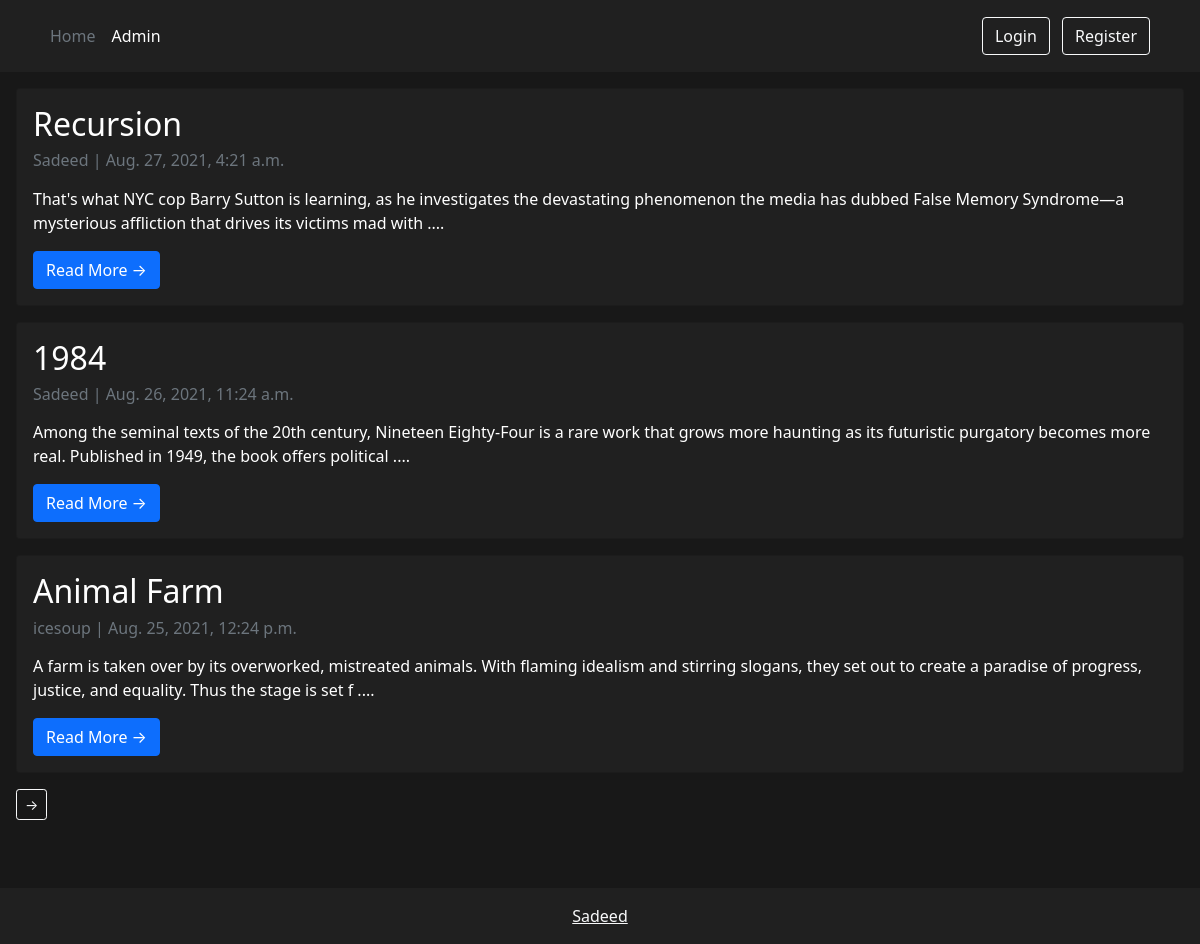
The app's page /, older data.
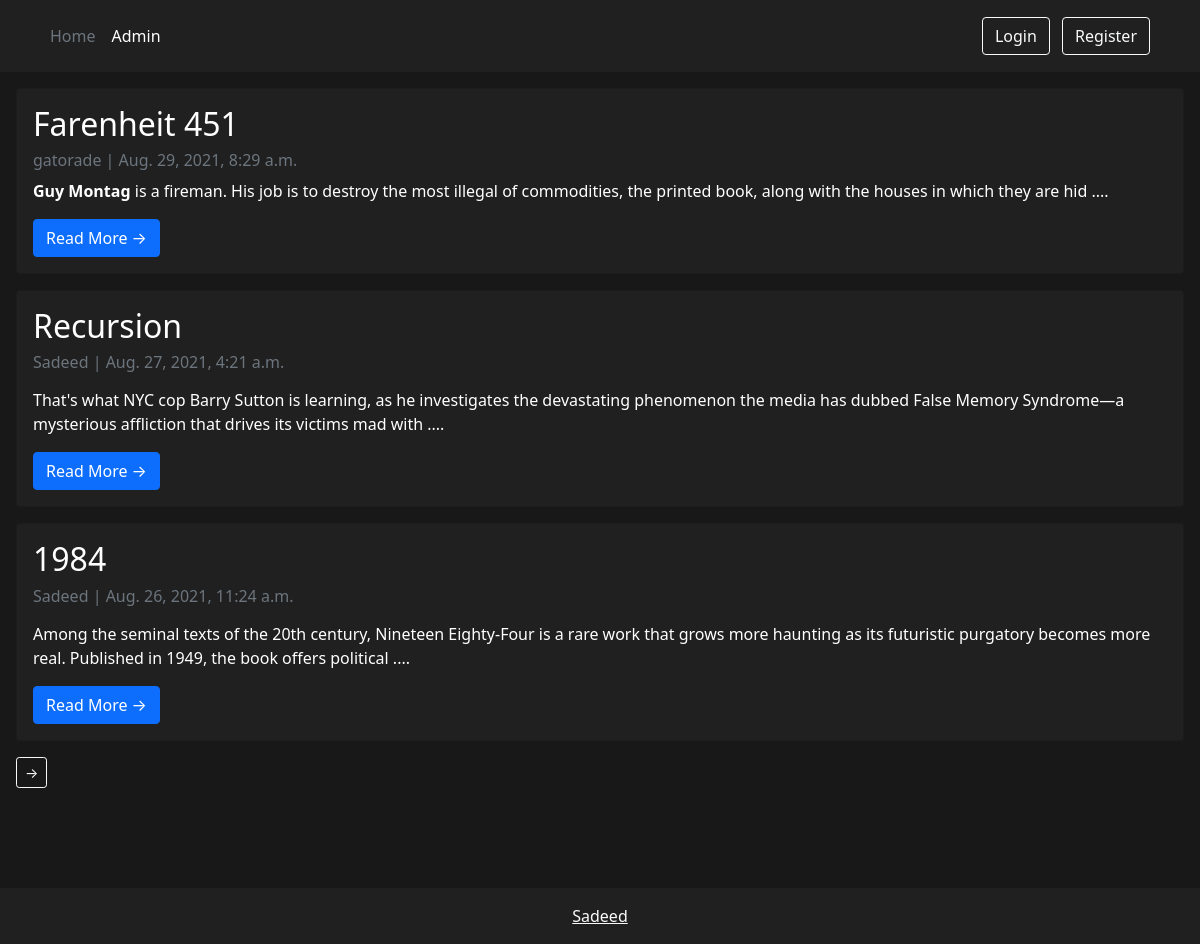
The same page, newer data.
### blog/models.py (models this page shows, shortened)
class Post(models.Model):
    title = models.CharField(max_length=200, unique=True)
    slug = models.SlugField(max_length=200, unique=True)
    author = models.ForeignKey(
        User, on_delete=models.CASCADE, related_name='blog_posts')
    updatedOn = models.DateTimeField(auto_now=True)
    content = models.TextField()
    createdOn = models.DateTimeField(auto_now_add=True)
    status = models.BooleanField(choices=STATUS, default=True)
    class Meta:
        ordering = ['-createdOn']

### blog/views.py (the view)
# urls.py: path('', views.PostList.as_view(), name='home'),
class PostList(generic.ListView):
    queryset = Post.objects.filter(status=1).order_by('-createdOn')
    template_name = 'blog/index.html'
    paginate_by = 3

### blog/templates/blog/index.html (shortened to what this page needs)
{% extends 'base.html' %}
{% block content %}
    {% for post in post_list %}
        <div class="card m-3" style="background-color: #202020; color: #FFFFFF;">
            <div class="card-body">
                <h2 class="card-title">{{ post.title }}</h2>
                <p class="card-text text-muted h6">{{ post.author }} | {{ post.createdOn}} </p>
                <p class="card-text">{{post.content| slice:":200" | safe }} .... </p>
                <a href="{% url 'post_detail' post.slug  %}" class="btn btn-primary">Read More &rarr;</a>
            </div>
        </div>
    {% endfor %}
{% block pagination %}
    {% if is_paginated %}
    <div class="m-3">
        <div class="pagination">
            <span class="page-links">
                {% if page_obj.has_next %}
                    <a class='btn btn-outline-light btn-sm' href="{{ request.path }}?page={{ page_obj.next_page_number }}">&rarr;</a>
                {% endif %}
            </span>
        </div>
    </div>
    {% endif %}
{% endblock %}
{% endblock content %}

### templates/base.html (shortened to what this page needs)
{% load static %}
<!DOCTYPE html>
<html lang="en">
  <head>
    <link
      href="https://cdn.jsdelivr.net/npm/bootstrap@5.1.0/dist/css/bootstrap.min.css"
      rel="stylesheet"
    />
  </head>
  <body>
    {% include 'snippets/header.html' %}
    <div class="main">
      {% block content %}
      {% endblock content %}
    </div>
    {% include 'snippets/footer.html' %}
  </body>
</html>

### templates/snippets/header.html (shortened to what this page needs)
<header class="p-3 text-white" style="background-color: #202020">
  <div class="container">
    <div class="d-flex flex-wrap align-items-center justify-content-center justify-content-lg-start">
      <ul class="nav col-12 col-lg-auto me-lg-auto mb-2 justify-content-center mb-md-0">
        <li><a href="{% url 'home' %}" class="nav-link px-2 text-secondary">Home</a></li>
        <li><a href="/admin" class="nav-link px-2 text-white">Admin</a></li>
      </ul>
      <div class="text-end">
        {% if user.is_authenticated %}
        <b>{{ user.username }}</b> &ensp;
        {% if user.is_superuser %}
        <a role="button" href="{% url 'dashboard' %}" class="btn btn-outline-light" >Dashboard</a>
        {% endif %}
        <a role="button" href="{% url 'post_new' %}" class="btn btn-outline-light" >New Post</a>
        <a role="button" href="/accounts/logout" class="btn btn-outline-light me-2">Logout</a>
        {% else %}
        <a role="button" href='/accounts/login' class="btn btn-outline-light me-2">Login</a>
        <a role="button" href="{% url 'register' %}" class="btn btn-outline-light me-2">Register</a>
        {% endif %}
      </div>
    </div>
  </div>
</header>

### templates/snippets/footer.html
<footer class="bg-light text-center text-lg-start">
	<div class="text-center p-3" style="background-color: #202020">
	  <a class="text-light" href="https://www.sadeeed.github.io">Sadeed</a>
	</div>
  </footer>

### templates/snippets/base_css.html (style rules this page uses)
body { background-color: #181818; }
:root { --main-background-color: #181818; --dark-background-color: #202020; --secondary-text-color: #AAAAAA; --light-primary-text-color: #FFFFFF; }

### templates/base.html (style rules this page uses)
.main { min-height: 100vh; height: 100%; }

Row changes from the older to the newer data that the page shows:
no longer on this page (row unchanged): Post: title "Animal Farm", author "icesoup", createdOn "Aug. 25, 2021, 12:24 p.m.", content "A farm is taken over by its overworked, mistreated animals. With flaming idealism and stirring slogans, they set out to create a paradise of progress, justice, and equality. Thus the stage is set f"
added Post: title "Farenheit 451", author "gatorade", createdOn "Aug. 29, 2021, 8:29 a.m.", content "Guy Montag is a fireman. His job is to destroy the most illegal of commodities, the printed book, along with the houses in which they are hid"
